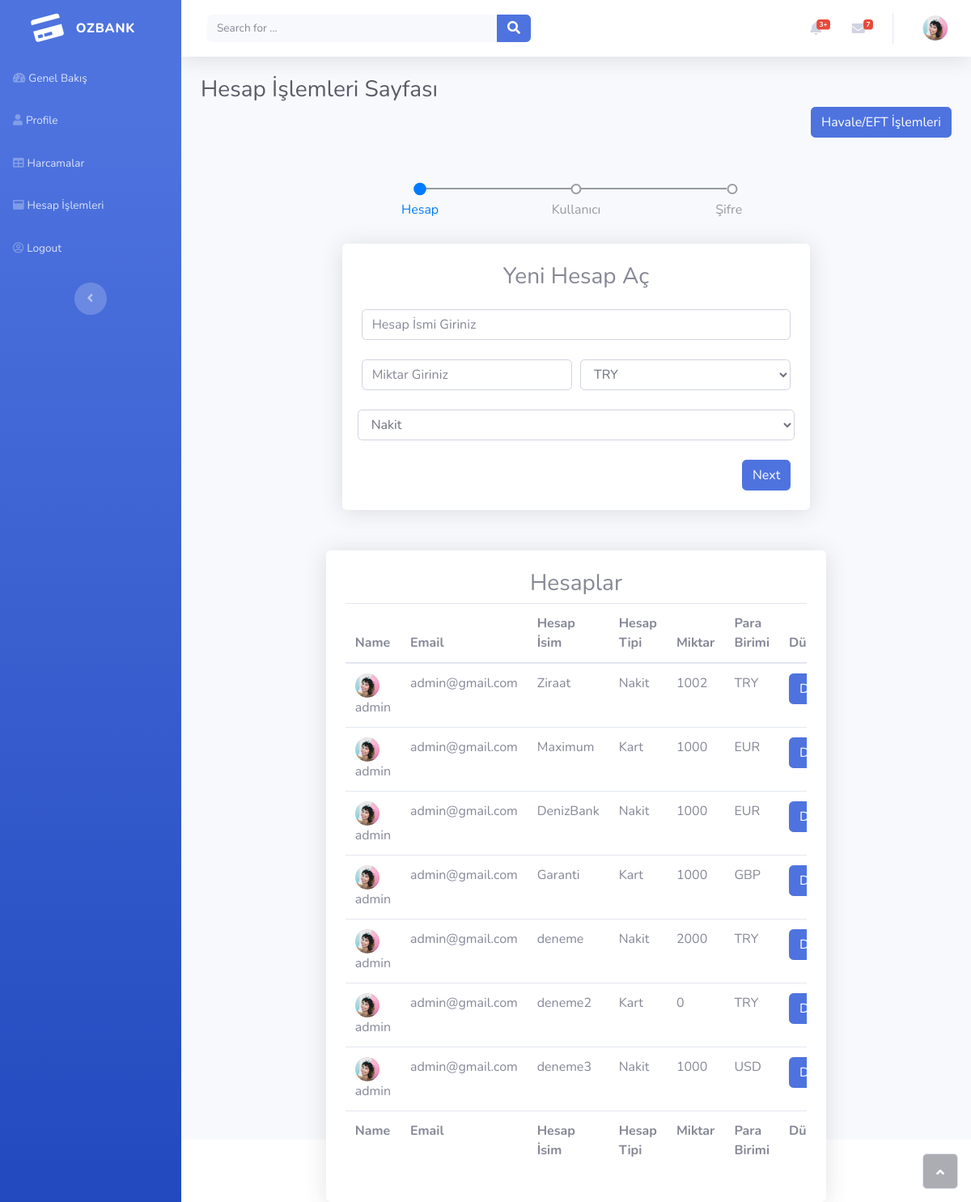
/hesap_islem.php, run on the app's committed database.
### tables this page shows
CREATE TABLE `hesap` (
  `hesap_id` int(11) NOT NULL,
  `hesap_isim` varchar(50) NOT NULL,
  `username` varchar(50) NOT NULL,
  `mail` varchar(50) NOT NULL,
  `password` varchar(50) NOT NULL,
  `password_repeat` varchar(50) NOT NULL,
  `hesap_tipi` varchar(50) NOT NULL,
  `miktar` int(150) NOT NULL,
  `birim` varchar(50) NOT NULL
);

### hesap_islem.php (the view, shortened to what this page needs)
<!DOCTYPE html>
<html>
<head>
    <link rel="stylesheet" href="assets/bootstrap/css/bootstrap.min.css">
    <link rel="stylesheet" href="https://use.fontawesome.com/releases/v5.12.0/css/all.css">
    <link rel="stylesheet" href="https://cdnjs.cloudflare.com/ajax/libs/font-awesome/4.7.0/css/font-awesome.min.css">
    <link rel="stylesheet" href="assets/fonts/fontawesome5-overrides.min.css">
    <link rel="stylesheet" href="assets/css/styles.min.css">
</head>
<body id="page-top">
    <div id="wrapper">
        <nav class="navbar navbar-dark align-items-start sidebar sidebar-dark accordion bg-gradient-primary p-0">
            <div class="container-fluid d-flex flex-column p-0"><a class="navbar-brand d-flex justify-content-center align-items-center sidebar-brand m-0" href="#">
                    <div class="sidebar-brand-icon rotate-n-15"><i class="fas fa-credit-card"></i></div>
                    <div class="sidebar-brand-text mx-3"><span>ozbank</span></div>
                </a>
                <ul class="nav navbar-nav text-light" id="accordionSidebar">
                    <li class="nav-item"><a class="nav-link" href="index.php"><i class="fas fa-tachometer-alt"></i><span>Genel Bakış</span></a></li>
                    <li class="nav-item"><a class="nav-link" href="profile.php"><i class="fas fa-user"></i><span>Profile</span></a></li>
                    <li class="nav-item"><a class="nav-link" href="table.php"><i class="fas fa-table"></i><span>Harcamalar</span></a></li>
                    <li class="nav-item"><a class="nav-link" href="hesap_islem.php"><i class="fas fa-window-maximize"></i><span>Hesap İşlemleri</span></a></li>
                    <li class="nav-item"><a class="nav-link" href="logout.php"><i class="far fa-user-circle"></i><span>Logout</span></a></li>
                </ul>
                <div class="text-center d-none d-md-inline"><button class="btn rounded-circle border-0" id="sidebarToggle" type="button"></button></div>
            </div>
        </nav>
        <div class="d-flex flex-column" id="content-wrapper">
            <div id="content">
                <nav class="navbar navbar-light navbar-expand bg-white shadow mb-4 topbar static-top">
                    <div class="container-fluid"><button class="btn btn-link d-md-none rounded-circle mr-3" id="sidebarToggleTop" type="button"><i class="fas fa-bars"></i></button>
                        <form class="form-inline d-none d-sm-inline-block mr-auto ml-md-3 my-2 my-md-0 mw-100 navbar-search">
                            <div class="input-group"><input class="bg-light form-control border-0 small" type="text" placeholder="Search for ...">
                                <div class="input-group-append"><button class="btn btn-primary py-0" type="button"><i class="fas fa-search"></i></button></div>
                            </div>
                        </form>
                        <ul class="nav navbar-nav flex-nowrap ml-auto">
                            <li class="nav-item dropdown no-arrow mx-1">
                                <div class="nav-item dropdown no-arrow"><a class="dropdown-toggle nav-link" data-toggle="dropdown" aria-expanded="false" href="#"><span class="badge badge-danger badge-counter">3+</span><i class="fas fa-bell fa-fw"></i></a>
                                </div>
                            </li>
                            <li class="nav-item dropdown no-arrow mx-1">
                                <div class="nav-item dropdown no-arrow"><a class="dropdown-toggle nav-link" data-toggle="dropdown" aria-expanded="false" href="#"><i class="fas fa-envelope fa-fw"></i><span class="badge badge-danger badge-counter">7</span></a>
                                </div>
                            </li>
                            <li class="nav-item dropdown no-arrow">
                                <div class="nav-item dropdown no-arrow"><a class="dropdown-toggle nav-link" data-toggle="dropdown" aria-expanded="false" href="#"><span class="d-none d-lg-inline mr-2 text-gray-600 small"><?php echo ($username) ?></span><img class="border rounded-circle img-profile" src="assets/img/avatars/avatar1.jpeg"></a>
                                </div>
                            </li>
                        </ul>
                    </div>
                </nav>
                <div class="container-fluid">
                    <h3 class="text-dark mb-1">Hesap İşlemleri Sayfası </h3>
                    <div id="next-button" class="button-row d-flex"><button class="btn btn btn-primary ml-auto js-btn-next" data-toggle="modal" data-target="#transfer" type="button" title="Next">Havale/EFT İşlemleri</button></div>
                    <section>
                        <div id="multple-step-form-n" class="container overflow-hidden" style="margin-top: 0px;height:500px; margin-bottom: 10px;padding-bottom: 300px;padding-top: 57px;">
                            <div id="progress-bar-button" class="multisteps-form">
                                <div class="row">
                                    <div class="col-12 col-lg-8 ml-auto mr-auto mb-4">
                                        <div class="multisteps-form__progress"><a class="btn multisteps-form__progress-btn js-active" role="button" title="User Info">Hesap </a><a class="btn multisteps-form__progress-btn" role="button" title="Hesap ">Kullanıcı </a><a class="btn multisteps-form__progress-btn" role="button" title="Kullanıcı ">Şifre &nbsp;</a></div>
                                    </div>
                                </div>
                            </div>
                            <div id="multistep-start-row" class="row">
                                <div id="multistep-start-column" class="col-12 col-lg-8 m-auto">
                                    <form action="hesap_islem.php" method="POST" id="main-form" class="multisteps-form__form">
                                        <div id="single-form-next" class="multisteps-form__panel shadow p-4 rounded bg-white js-active" data-animation="scaleIn">
                                            <h3 class="text-center multisteps-form__title">Yeni Hesap Aç</h3>
                                            <div id="form-content" class="multisteps-form__content">
                                                <div id="input-grp-single-2" class="form-row mt-4">
                                                    <div class="col-12"><input class="form-control multisteps-form__input" type="text" name="hesap_isim" placeholder="Hesap İsmi Giriniz"></div>
                                                </div>
                                                <div id="input-grp-double" class="form-row mt-4">
                                                    <div class="col-12 col-sm-6"><input class="form-control multisteps-form__input" type="text" name="miktar" placeholder="Miktar Giriniz "></div>
                                                    <div class="col-12 col-sm-6 mt-4 mt-sm-0"><select name="birim" class="form-control">
                                                            <option value="TRY">TRY</option>
                                                        </select></div>
                                                </div>
                                                <div id="input-grp-single" class="form-row mt-4">
                                                    <select name="hesap_tipi" class="form-control">
                                                        <option value="Nakit">Nakit</option>
                                                    </select>
                                                </div>
                                                <div id="next-button" class="button-row d-flex mt-4"><button class="btn btn btn-primary ml-auto js-btn-next" type="button" title="Next">Next</button></div>
                                            </div>
                                        </div>
                                                    <?php
                                                    include("baglan.php");
                                                    ?>
                                    </form>
                                </div>
                            </div>
                        </div>
                    </section>
                </div>
                <div class="container-fluid">
                    <div class="col-12 col-lg-8 m-auto">
                        <div id="single-form-next" class="multisteps-form__panel shadow p-4 rounded bg-white js-active" data-animation="scaleIn">
                            <h3 class="text-center multisteps-form__title">Hesaplar</h3>
                            <div class="table-responsive table mt-2" id="dataTable" role="grid" aria-describedby="dataTable_info">
                                <table class="table my-0" id="dataTable">
                                    <thead>
                                        <tr>
                                            <th>Name</th>
                                            <th>Email</th>
                                            <th>Hesap İsim</th>
                                            <th>Hesap Tipi</th>
                                            <th>Miktar</th>
                                            <th>Para Birimi</th>
                                            <th>Düzenle</th>
                                        </tr>
                                    </thead>
                                    <tfoot>
                                        <tr>
                                            <td><strong>Name</strong></td>
                                            <td><strong>Email</strong></td>
                                            <td><strong>Hesap İsim</strong></td>
                                            <td><strong>Hesap Tipi</strong></td>
                                            <td><strong>Miktar</strong></td>
                                            <td><strong>Para Birimi</strong></td>
                                            <th>Düzenle</th>
                                        </tr>
                                    </tfoot>
                                    <tbody>
                                        <?php
                                        $sorgu = $baglan->prepare("SELECT * FROM hesap");
                                        $sorgu->execute();
                                        while ($sonuc = $sorgu->fetch(PDO::FETCH_ASSOC)) {
                                        ?>
                                            <tr>
                                                <td><img class="rounded-circle mr-2" width="30" height="30" src="assets/img/avatars/avatar1.jpeg"><?= $sonuc["username"] ?></td>
                                                <td><?= $sonuc["mail"] ?></td>
                                                <td><?= $sonuc["hesap_isim"] ?></td>
                                                <td><?= $sonuc["hesap_tipi"] ?></td>
                                                <td><?= $sonuc["miktar"] ?></td>
                                                <td><?= $sonuc["birim"] ?></td>
                                                <td><span><input class="btn btn-primary" type="button" data-toggle="modal" data-target="#hesap_duzenle<?= $sonuc["hesap_id"] ?>" value="Duzenle"></span></td>
                                            </tr>
                                        <?php } ?>
                                    </tbody>
                                </table>
                            </div>
                        </div>
                    </div>
                </div>
            </div>
            <footer class="bg-white sticky-footer">
                <div class="container my-auto">
                    <div class="text-center my-auto copyright"><span>Copyright © ozbank 2020</span></div>
                </div>
            </footer>
        </div><a class="border rounded d-inline scroll-to-top" href="#page-top"><i class="fas fa-angle-up"></i></a>
    </div>
</body>
</html>

### data on the page
hesap: username "admin", mail "admin@gmail.com", hesap_isim "Ziraat", hesap_tipi "Nakit", miktar "1002", birim "TRY"
hesap: username "admin", mail "admin@gmail.com", hesap_isim "Maximum", hesap_tipi "Kart", miktar "1000", birim "EUR"
hesap: username "admin", mail "admin@gmail.com", hesap_isim "DenizBank", hesap_tipi "Nakit", miktar "1000", birim "EUR"
hesap: username "admin", mail "admin@gmail.com", hesap_isim "Garanti", hesap_tipi "Kart", miktar "1000", birim "GBP"
hesap: username "admin", mail "admin@gmail.com", hesap_isim "deneme", hesap_tipi "Nakit", miktar "2000", birim "TRY"
hesap: username "admin", mail "admin@gmail.com", hesap_isim "deneme2", hesap_tipi "Kart", miktar "0", birim "TRY"
hesap: username "admin", mail "admin@gmail.com", hesap_isim "deneme3", hesap_tipi "Nakit", miktar "1000", birim "USD"
